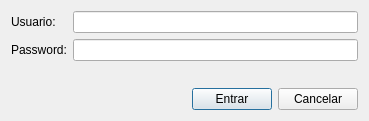
<?xml version="1.0" encoding="UTF-8"?>
<ui version="4.0">
 <class>loginDialog</class>
 <widget class="QDialog" name="loginDialog">
  <property name="geometry">
   <rect>
    <x>0</x>
    <y>0</y>
    <width>369</width>
    <height>121</height>
   </rect>
  </property>
  <property name="windowTitle">
   <string>Login</string>
  </property>
  <layout class="QVBoxLayout" name="verticalLayout">
   <item>
    <layout class="QFormLayout" name="formLayout">
     <item row="0" column="0">
      <widget class="QLabel" name="usuarioLabel">
       <property name="text">
        <string>Usuario:</string>
       </property>
      </widget>
     </item>
     <item row="0" column="1">
      <widget class="QLineEdit" name="usuarioLineEdit">
       <property name="text">
        <string/>
       </property>
      </widget>
     </item>
     <item row="1" column="0">
      <widget class="QLabel" name="passwordLabel">
       <property name="text">
        <string>Password:</string>
       </property>
      </widget>
     </item>
     <item row="1" column="1">
      <widget class="QLineEdit" name="passwordLineEdit">
       <property name="text">
        <string/>
       </property>
       <property name="echoMode">
        <enum>QLineEdit::Password</enum>
       </property>
      </widget>
     </item>
    </layout>
   </item>
   <item>
    <spacer name="verticalSpacer">
     <property name="orientation">
      <enum>Qt::Vertical</enum>
     </property>
     <property name="sizeHint" stdset="0">
      <size>
       <width>20</width>
       <height>40</height>
      </size>
     </property>
    </spacer>
   </item>
   <item>
    <layout class="QHBoxLayout" name="horizontalLayout">
     <item>
      <spacer name="horizontalSpacer">
       <property name="orientation">
        <enum>Qt::Horizontal</enum>
       </property>
       <property name="sizeHint" stdset="0">
        <size>
         <width>40</width>
         <height>20</height>
        </size>
       </property>
      </spacer>
     </item>
     <item>
      <widget class="QPushButton" name="loginButton">
       <property name="text">
        <string>Entrar</string>
       </property>
      </widget>
     </item>
     <item>
      <widget class="QPushButton" name="cancelButton">
       <property name="text">
        <string>Cancelar</string>
       </property>
      </widget>
     </item>
    </layout>
   </item>
  </layout>
 </widget>
 <resources/>
 <connections>
  <connection>
   <sender>usuarioLineEdit</sender>
   <signal>returnPressed()</signal>
   <receiver>passwordLineEdit</receiver>
   <slot>selectAll()</slot>
   <hints>
    <hint type="sourcelabel">
     <x>188</x>
     <y>22</y>
    </hint>
    <hint type="destinationlabel">
     <x>190</x>
     <y>41</y>
    </hint>
   </hints>
  </connection>
 </connections>
</ui>
